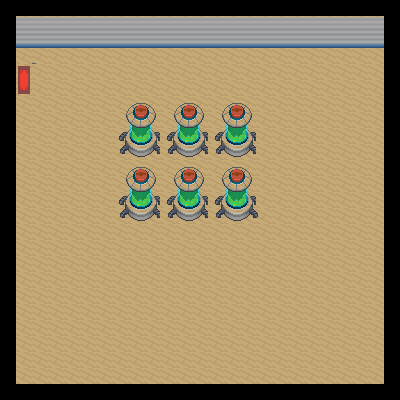

Below is a game level as drawn by its tile map, then a one-line description and the .tmx file that defines it, in full:
An orthogonal 25x25 tile map with 16x16 px tiles, 3 tile layers (floor, walls, decoration) and 9 objects (7x collision, exit_house, spawn_house).

<map version="1.5" tiledversion="1.7.2" orientation="orthogonal" renderorder="right-down" width="25" height="25" tilewidth="16" tileheight="16" infinite="0" nextlayerid="5" nextobjectid="10">
 <tileset firstgid="1" source="house.tsx" />
 <layer id="1" name="floor" width="25" height="25">
  <data encoding="csv">
300,300,300,300,300,300,300,300,300,300,300,300,300,300,300,300,300,300,300,300,300,300,300,300,300,
300,300,300,300,300,300,300,300,300,300,300,300,300,300,300,300,300,300,300,300,300,300,300,300,300,
300,300,300,300,300,300,300,300,300,300,300,300,300,300,300,300,300,300,300,300,300,300,300,300,300,
300,300,300,300,300,300,300,300,300,300,300,300,300,300,300,300,300,300,300,300,300,300,300,300,300,
300,300,300,300,300,300,300,300,300,300,300,300,300,300,300,300,300,300,300,300,300,300,300,300,300,
300,300,300,300,300,300,300,300,300,300,300,300,300,300,300,300,300,300,300,300,300,300,300,300,300,
300,300,300,300,300,300,300,300,300,300,300,300,300,300,300,300,300,300,300,300,300,300,300,300,300,
300,300,300,300,300,300,300,300,300,300,300,300,300,300,300,300,300,300,300,300,300,300,300,300,300,
300,300,300,300,300,300,300,300,300,300,300,300,300,300,300,300,300,300,300,300,300,300,300,300,300,
300,300,300,300,300,300,300,300,300,300,300,300,300,300,300,300,300,300,300,300,300,300,300,300,300,
300,300,300,300,300,300,300,300,300,300,300,300,300,300,300,300,300,300,300,300,300,300,300,300,300,
300,300,300,300,300,300,300,300,300,300,300,300,300,300,300,300,300,300,300,300,300,300,300,300,300,
300,300,300,300,300,300,300,300,300,300,300,300,300,300,300,300,300,300,300,300,300,300,300,300,300,
300,300,300,300,300,300,300,300,300,300,300,300,300,300,300,300,300,300,300,300,300,300,300,300,300,
300,300,300,300,300,300,300,300,300,300,300,300,300,300,300,300,300,300,300,300,300,300,300,300,300,
300,300,300,300,300,300,300,300,300,300,300,300,300,300,300,300,300,300,300,300,300,300,300,300,300,
300,300,300,300,300,300,300,300,300,300,300,300,300,300,300,300,300,300,300,300,300,300,300,300,300,
300,300,300,300,300,300,300,300,300,300,300,300,300,300,300,300,300,300,300,300,300,300,300,300,300,
300,300,300,300,300,300,300,300,300,300,300,300,300,300,300,300,300,300,300,300,300,300,300,300,300,
300,300,300,300,300,300,300,300,300,300,300,300,300,300,300,300,300,300,300,300,300,300,300,300,300,
300,300,300,300,300,300,300,300,300,300,300,300,300,300,300,300,300,300,300,300,300,300,300,300,300,
300,300,300,300,300,300,300,300,300,300,300,300,300,300,300,300,300,300,300,300,300,300,300,300,300,
300,300,300,300,300,300,300,300,300,300,300,300,300,300,300,300,300,300,300,300,300,300,300,300,300,
300,300,300,300,300,300,300,300,300,300,300,300,300,300,300,300,300,300,300,300,300,300,300,300,300,
300,300,300,300,300,300,300,300,300,300,300,300,300,300,300,300,300,300,300,300,300,300,300,300,300
</data>
 </layer>
 <layer id="2" name="walls" width="25" height="25">
  <data encoding="csv">
274,274,274,274,274,274,274,274,274,274,274,274,274,274,274,274,274,274,274,274,274,274,274,274,274,
274,261,261,261,261,261,261,261,261,261,261,261,261,261,261,261,261,261,261,261,261,261,261,261,274,
274,292,292,292,292,292,292,292,292,292,292,292,292,292,292,292,292,292,292,292,292,292,292,292,274,
274,0,0,0,0,0,0,0,0,0,0,0,0,0,0,0,0,0,0,0,0,0,0,0,274,
274,0,0,0,0,0,0,0,0,0,0,0,0,0,0,0,0,0,0,0,0,0,0,0,274,
274,0,0,0,0,0,0,0,0,0,0,0,0,0,0,0,0,0,0,0,0,0,0,0,274,
274,0,0,0,0,0,0,0,0,0,0,0,0,0,0,0,0,0,0,0,0,0,0,0,274,
274,0,0,0,0,0,0,0,0,0,0,0,0,0,0,0,0,0,0,0,0,0,0,0,274,
274,0,0,0,0,0,0,0,0,0,0,0,0,0,0,0,0,0,0,0,0,0,0,0,274,
274,0,0,0,0,0,0,0,0,0,0,0,0,0,0,0,0,0,0,0,0,0,0,0,274,
274,0,0,0,0,0,0,0,0,0,0,0,0,0,0,0,0,0,0,0,0,0,0,0,274,
274,0,0,0,0,0,0,0,0,0,0,0,0,0,0,0,0,0,0,0,0,0,0,0,274,
274,0,0,0,0,0,0,0,0,0,0,0,0,0,0,0,0,0,0,0,0,0,0,0,274,
274,0,0,0,0,0,0,0,0,0,0,0,0,0,0,0,0,0,0,0,0,0,0,0,274,
274,0,0,0,0,0,0,0,0,0,0,0,0,0,0,0,0,0,0,0,0,0,0,0,274,
274,0,0,0,0,0,0,0,0,0,0,0,0,0,0,0,0,0,0,0,0,0,0,0,274,
274,0,0,0,0,0,0,0,0,0,0,0,0,0,0,0,0,0,0,0,0,0,0,0,274,
274,0,0,0,0,0,0,0,0,0,0,0,0,0,0,0,0,0,0,0,0,0,0,0,274,
274,0,0,0,0,0,0,0,0,0,0,0,0,0,0,0,0,0,0,0,0,0,0,0,274,
274,0,0,0,0,0,0,0,0,0,0,0,0,0,0,0,0,0,0,0,0,0,0,0,274,
274,0,0,0,0,0,0,0,0,0,0,0,0,0,0,0,0,0,0,0,0,0,0,0,274,
274,0,0,0,0,0,0,0,0,0,0,0,0,0,0,0,0,0,0,0,0,0,0,0,274,
274,0,0,0,0,0,0,0,0,0,0,0,0,0,0,0,0,0,0,0,0,0,0,0,274,
274,0,0,0,0,0,0,0,0,0,0,0,0,0,0,0,0,0,0,0,0,0,0,0,274,
274,274,274,274,274,274,274,274,274,274,274,274,274,274,274,274,274,274,274,274,274,274,274,274,274
</data>
 </layer>
 <layer id="3" name="decoration" width="25" height="25">
  <data encoding="csv">
0,0,0,0,0,0,0,0,0,0,0,0,0,0,0,0,0,0,0,0,0,0,0,0,0,
0,0,0,0,0,0,0,0,0,0,0,0,0,0,0,0,0,0,0,0,0,0,0,0,0,
0,0,0,0,0,0,0,0,0,0,0,0,0,0,0,0,0,0,0,0,0,0,0,0,0,
0,0,289,0,0,0,0,0,0,0,0,0,0,0,0,0,0,0,0,0,0,0,0,0,0,
0,2684355055,0,0,0,0,0,0,0,0,0,0,0,0,0,0,0,0,0,0,0,0,0,0,0,
0,2684355056,0,0,0,0,0,0,0,0,0,0,0,0,0,0,0,0,0,0,0,0,0,0,0,
0,0,0,0,0,0,0,412,413,414,412,413,414,412,413,414,0,0,0,0,0,0,0,0,0,
0,0,0,0,0,0,0,443,444,445,443,444,445,443,444,445,0,0,0,0,0,0,0,0,0,
0,0,0,0,0,0,0,474,475,476,474,475,476,474,475,476,0,0,0,0,0,0,0,0,0,
0,0,0,0,0,0,0,505,506,507,505,506,507,505,506,507,0,0,0,0,0,0,0,0,0,
0,0,0,0,0,0,0,412,413,414,412,413,414,412,413,414,0,0,0,0,0,0,0,0,0,
0,0,0,0,0,0,0,443,444,445,443,444,445,443,444,445,0,0,0,0,0,0,0,0,0,
0,0,0,0,0,0,0,474,475,476,474,475,476,474,475,476,0,0,0,0,0,0,0,0,0,
0,0,0,0,0,0,0,505,506,507,505,506,507,505,506,507,508,0,0,0,0,0,0,0,0,
0,0,0,0,0,0,0,0,0,0,0,0,0,0,0,0,0,0,0,0,0,0,0,0,0,
0,0,0,0,0,0,0,0,0,0,0,0,0,0,0,0,0,0,0,0,0,0,0,0,0,
0,0,0,0,0,0,0,0,0,0,0,0,0,0,0,0,0,0,0,0,0,0,0,0,0,
0,0,0,0,0,0,0,0,0,0,0,0,0,0,0,0,0,0,0,0,0,0,0,0,0,
0,0,0,0,0,0,0,0,0,0,0,0,0,0,0,0,0,0,0,0,0,0,0,0,0,
0,0,0,0,0,0,0,0,0,0,0,0,0,0,0,0,0,0,0,0,0,0,0,0,0,
0,0,0,0,0,0,0,0,0,0,0,0,0,0,0,0,0,0,0,0,0,0,0,0,0,
0,0,0,0,0,0,0,0,0,0,0,0,0,0,0,0,0,0,0,0,0,0,0,0,0,
0,0,0,0,0,0,0,0,0,0,0,0,0,0,0,0,0,0,0,0,0,0,0,0,0,
0,0,0,0,0,0,0,0,0,0,0,0,0,0,0,0,0,0,0,0,0,0,0,0,0,
0,0,0,0,0,0,0,0,0,0,0,0,0,0,0,0,0,0,0,0,0,0,0,0,0
</data>
 </layer>
 <objectgroup id="4" name="objects">
  <object id="1" type="collision" x="1" y="-2" width="15" height="402" />
  <object id="2" type="collision" x="17" y="385" width="381" height="12" />
  <object id="3" type="collision" x="385" y="0" width="14" height="388" />
  <object id="4" type="collision" x="16" y="-3" width="369" height="19" />
  <object id="5" type="collision" x="130" y="102" width="127" height="50" />
  <object id="6" type="collision" x="110" y="166" width="153" height="56" />
  <object id="7" name="exit_house" x="19" y="66" width="11.5" height="27.5" />
  <object id="8" name="spawn_house" x="66.5" y="84">
   <point />
  </object>
  <object id="9" type="collision" x="17" y="16.5" width="367" height="31" />
 </objectgroup>
</map>
